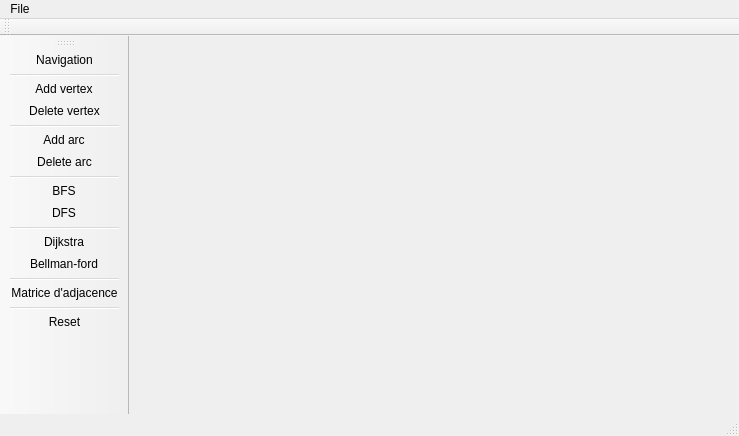
<?xml version="1.0" encoding="UTF-8"?>
<ui version="4.0">
 <class>graphtool</class>
 <widget class="QMainWindow" name="graphtool">
  <property name="geometry">
   <rect>
    <x>0</x>
    <y>0</y>
    <width>739</width>
    <height>436</height>
   </rect>
  </property>
  <property name="windowTitle">
   <string>graphtool</string>
  </property>
  <widget class="QWidget" name="centralWidget">
   <layout class="QHBoxLayout" name="horizontalLayout"/>
  </widget>
  <widget class="QMenuBar" name="menuBar">
   <property name="geometry">
    <rect>
     <x>0</x>
     <y>0</y>
     <width>739</width>
     <height>23</height>
    </rect>
   </property>
   <widget class="QMenu" name="menuMenu">
    <property name="title">
     <string>File</string>
    </property>
    <addaction name="actionNew"/>
    <addaction name="actionSave"/>
    <addaction name="actionLoad"/>
    <addaction name="separator"/>
    <addaction name="actionExit"/>
   </widget>
   <addaction name="menuMenu"/>
  </widget>
  <widget class="QToolBar" name="mainToolBar">
   <attribute name="toolBarArea">
    <enum>LeftToolBarArea</enum>
   </attribute>
   <attribute name="toolBarBreak">
    <bool>false</bool>
   </attribute>
   <addaction name="actionNavigation"/>
   <addaction name="separator"/>
   <addaction name="actionAdd_Vertex"/>
   <addaction name="actionDelete_Vertex"/>
   <addaction name="separator"/>
   <addaction name="actionAdd_arc"/>
   <addaction name="actionDelete_arc"/>
   <addaction name="separator"/>
   <addaction name="actionBFS"/>
   <addaction name="actionDfS"/>
   <addaction name="separator"/>
   <addaction name="actionDijkstra"/>
   <addaction name="actionBellman_ford"/>
   <addaction name="separator"/>
   <addaction name="actionMatrice_d_adjacence"/>
   <addaction name="separator"/>
   <addaction name="actionReset"/>
  </widget>
  <widget class="QStatusBar" name="statusBar"/>
  <widget class="QToolBar" name="toolBar">
   <property name="windowTitle">
    <string>toolBar</string>
   </property>
   <attribute name="toolBarArea">
    <enum>TopToolBarArea</enum>
   </attribute>
   <attribute name="toolBarBreak">
    <bool>false</bool>
   </attribute>
  </widget>
  <action name="actionNew">
   <property name="text">
    <string>New</string>
   </property>
  </action>
  <action name="actionSave">
   <property name="text">
    <string>Save</string>
   </property>
  </action>
  <action name="actionLoad">
   <property name="text">
    <string>Open</string>
   </property>
  </action>
  <action name="actionExit">
   <property name="text">
    <string>Exit</string>
   </property>
  </action>
  <action name="actionAdd_Vertex">
   <property name="checkable">
    <bool>true</bool>
   </property>
   <property name="text">
    <string>Add vertex</string>
   </property>
   <property name="toolTip">
    <string>Click on the canvass to add a vertex</string>
   </property>
  </action>
  <action name="actionDelete_Vertex">
   <property name="checkable">
    <bool>true</bool>
   </property>
   <property name="text">
    <string>Delete vertex</string>
   </property>
  </action>
  <action name="actionAdd_arc">
   <property name="checkable">
    <bool>true</bool>
   </property>
   <property name="text">
    <string>Add arc</string>
   </property>
   <property name="toolTip">
    <string>Select two vertexes to create an arc between them</string>
   </property>
  </action>
  <action name="actionDelete_arc">
   <property name="checkable">
    <bool>true</bool>
   </property>
   <property name="text">
    <string>Delete arc</string>
   </property>
   <property name="toolTip">
    <string>Select an arc to delete it</string>
   </property>
  </action>
  <action name="actionBFS">
   <property name="checkable">
    <bool>true</bool>
   </property>
   <property name="text">
    <string>BFS</string>
   </property>
   <property name="toolTip">
    <string>Broad First search</string>
   </property>
  </action>
  <action name="actionDfS">
   <property name="checkable">
    <bool>true</bool>
   </property>
   <property name="text">
    <string>DFS</string>
   </property>
   <property name="toolTip">
    <string>Depth First Search</string>
   </property>
  </action>
  <action name="actionDijkstra">
   <property name="checkable">
    <bool>true</bool>
   </property>
   <property name="text">
    <string>Dijkstra</string>
   </property>
   <property name="toolTip">
    <string>Shortest path (Dijkstra Algorithm)</string>
   </property>
  </action>
  <action name="actionBellman_ford">
   <property name="checkable">
    <bool>true</bool>
   </property>
   <property name="text">
    <string>Bellman-ford</string>
   </property>
   <property name="toolTip">
    <string>Shortest path(Bellman-ford Algorithm)</string>
   </property>
  </action>
  <action name="actionMatrice_d_adjacence">
   <property name="text">
    <string>Matrice d'adjacence</string>
   </property>
  </action>
  <action name="actionHelp">
   <property name="text">
    <string>Help</string>
   </property>
  </action>
  <action name="actionCon_tac">
   <property name="text">
    <string>Contact</string>
   </property>
  </action>
  <action name="actionNavigation">
   <property name="checkable">
    <bool>true</bool>
   </property>
   <property name="text">
    <string>Navigation</string>
   </property>
   <property name="toolTip">
    <string>Navigation mode to move and select objects</string>
   </property>
  </action>
  <action name="actionReset">
   <property name="text">
    <string>Reset</string>
   </property>
   <property name="toolTip">
    <string>Clear the canvas</string>
   </property>
  </action>
 </widget>
 <layoutdefault spacing="6" margin="11"/>
 <resources/>
 <connections/>
</ui>
